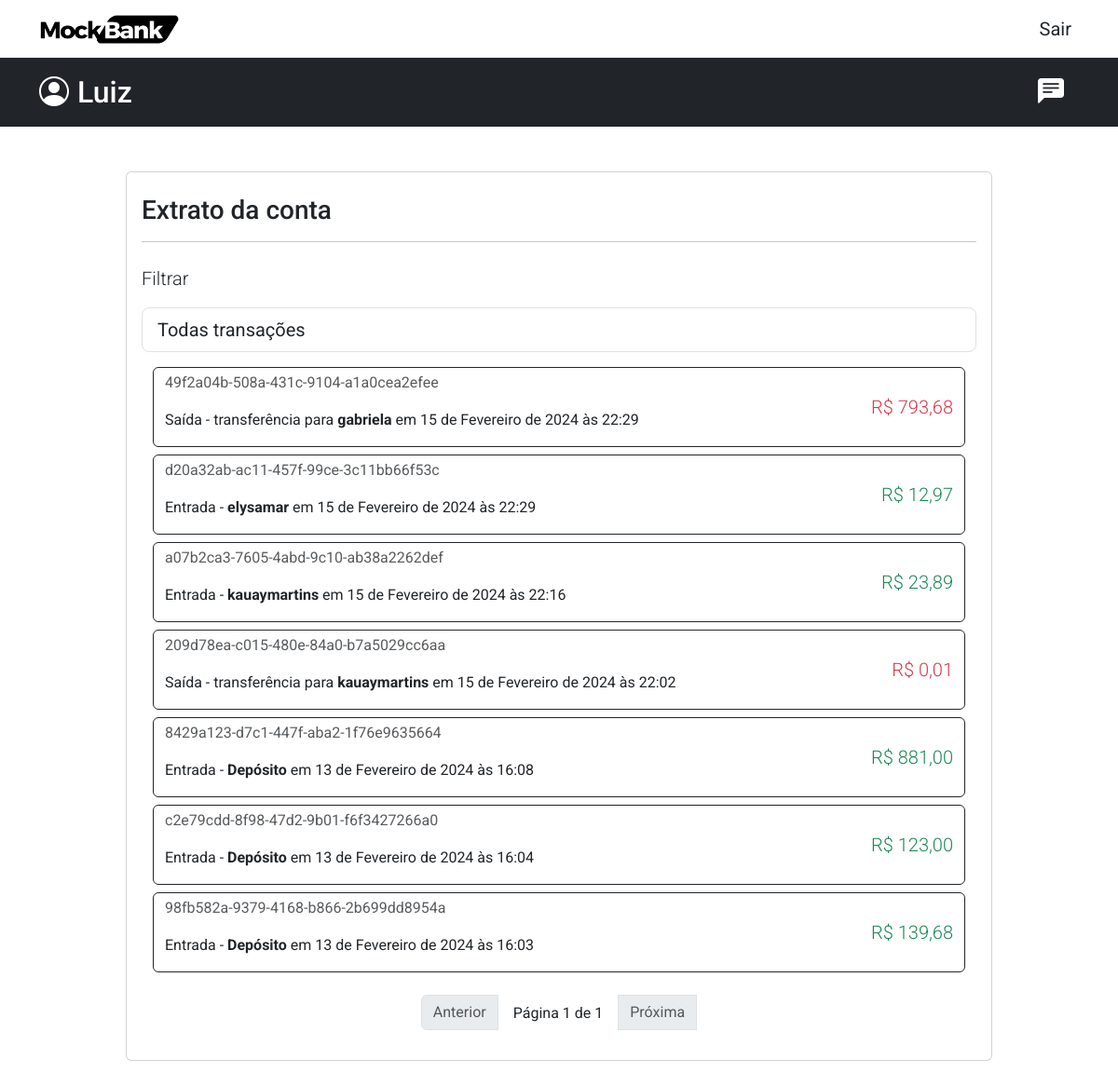
The app's page /service/extract/ (signed in), older data.
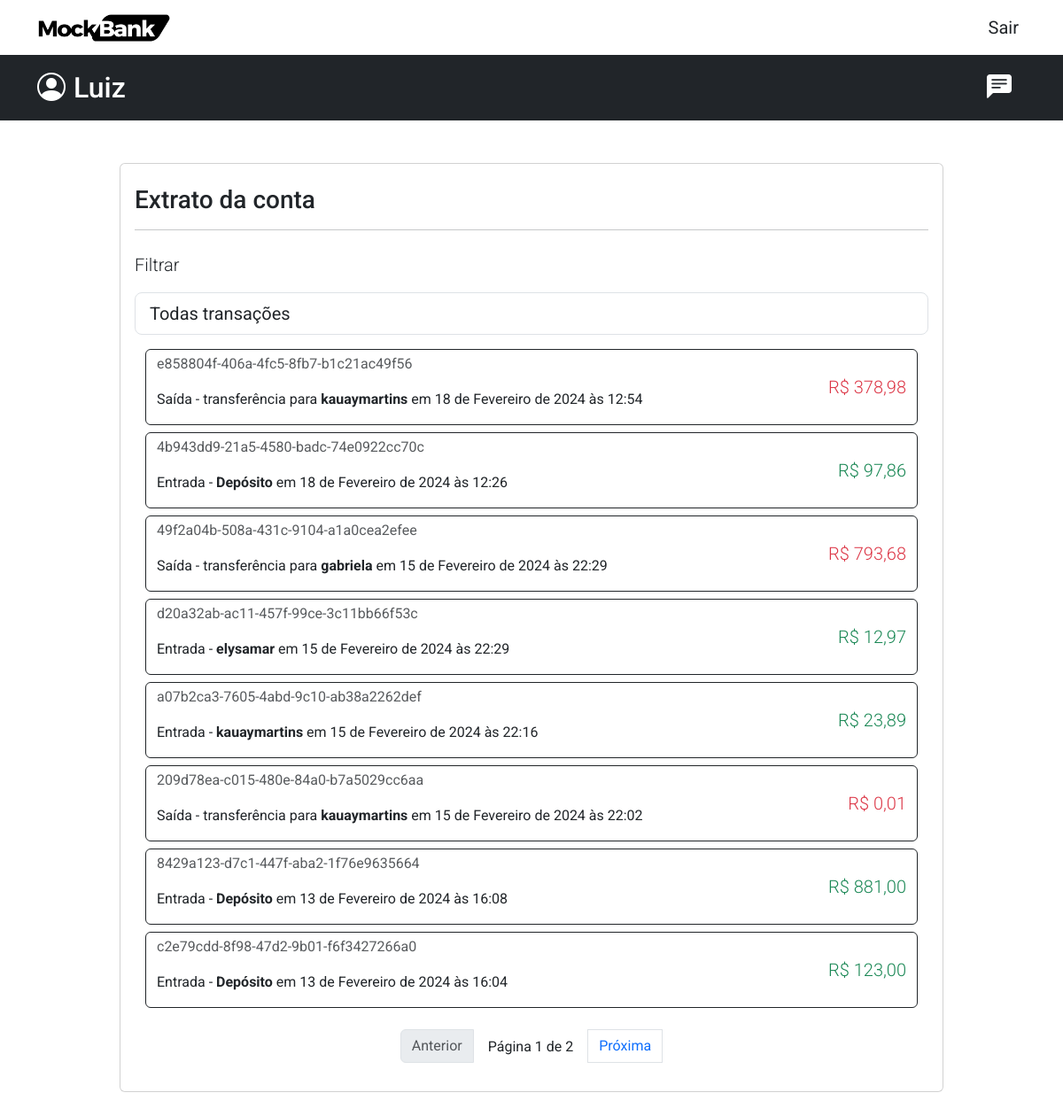
The same page, newer data.
### service/models.py (models this page shows, shortened)
class TransferModel(models.Model):
    transfer_id = models.UUIDField(primary_key=True, default=uuid.uuid4, editable=False)
    created_at = models.DateTimeField(auto_now_add=True, editable=False)
    value = models.DecimalField(max_digits=8, decimal_places=2)
    category = models.CharField(max_length=20, default='transfer', blank=True)
    sent_by = models.ForeignKey(BaseUser, on_delete=models.CASCADE, related_name='sent_transfers')
    received_by = models.ForeignKey(BaseUser, on_delete=models.CASCADE, related_name='received_transfers', null=True, blank=True)
    class Meta:
        ordering = ['-created_at']

### user/models.py (models this page shows)
class User(models.Model):
    user_id = models.UUIDField(primary_key=True, default=uuid.uuid4, editable=False)
    user_phone = models.CharField(max_length=30, blank=True)
    account_balance = models.DecimalField(max_digits=8, decimal_places=2, default=float(0))
    account_limit = models.DecimalField(max_digits=8, decimal_places=2, default=float(0))
    owner = models.OneToOneField(DjangoUser, on_delete=models.CASCADE)
    finance_data = models.OneToOneField(FinanceDataUser, on_delete=models.CASCADE, null=True)

### service/views.py (the view)
# urls.py: path('extract/', views.ExtractAccountView.as_view(), name='extract'),
@method_decorator(login_required(login_url='user:login'), name='dispatch')
class ExtractAccountView(View):
    template_name = 'extract_page.html'
    form_class = forms.ExtractForm
    def get(self, request, *args, **kwargs):
        form = self.form_class(request.GET)
        filter_type = form['filter_type'].value() if form.is_valid() else 'all'
        user = User.objects.get(owner=request.user)
        queryset = ExtractService.extract_account(filter_type=filter_type, user_id=user.user_id)
        paginator = Paginator(queryset, 8)
        page_number = request.GET.get("page")
        page_obj = paginator.get_page(page_number)
        context = {
            'form': form,
            'page_obj': page_obj,
        }
        return render(request, self.template_name, context)

### service/forms/extract_form.py
class ExtractForm(forms.Form):
    FILTER_CHOICES = [
        ('all', 'Todas transações'),
        ('received', 'Entrada'),
        ('sent', 'Saída')
    ]
    filter_type = forms.ChoiceField(choices=FILTER_CHOICES, widget=forms.Select(attrs={'class': 'form-control form-control-lg mt-0 h-100'}))

### service/services.py (called while the page is built)
    @staticmethod
    def extract_account(filter_type, user_id):
        if filter_type == "sent":
            return TransferModel.objects.filter(sent_by=user_id, category='transfer')
        elif filter_type == "received":
            return TransferModel.objects.filter(Q(received_by=user_id) | (Q(category='deposit') & Q(sent_by=user_id)))
        else:
            return TransferModel.objects.filter(Q(sent_by=user_id) | Q(received_by=user_id))

### service/templates/extract_page.html (shortened to what this page needs)
{% extends "global/base.html" %}
{% load humanize %}
{% block content %}
<main>
    <div class="container mt-5 mb-5">
        <div class="col-12 col-lg-10 mx-auto">
            <div class="card">
                <div class="card-body">
                    <h3 class="mt-2">Extrato da conta</h3>
                    <hr class="mb-4">
                    <form method="get" action="" id="extract-form">
                        <p class="lead">Filtrar</p>
                        {{ form.filter_type }}
                    </form>
                    <div class="col-12">
                        <div class="row mx-auto mt-3">
                            {% if page_obj %}
                            {% for item in page_obj %}
                                <a href="#" class="mb-2" style="text-decoration: none;">
                                    <div class="container border rounded border-dark text-dark">
                                        <div class="row">
                                            <div class="col-8 col-sm-9 mt-1 ">
                                                <p class="opacity-75">{{ item.transfer_id }}</p>
                                                {% if item.category == 'deposit' %}
                                                <p>Entrada - <strong>Depósito</strong> em {{ item.created_at }}</p>
                                                {% elif item.sent_by.owner == user %}
                                                <p>Saída - transferência para <strong>{{ item.received_by.owner }}</strong> em {{ item.created_at }}</p>
                                                {% else %}
                                                <p>Entrada - <strong>{{ item.sent_by.owner }}</strong> em {{ item.created_at }}</p>
                                                {% endif %}
                                            </div>
                                            <div class="col-4 col-sm-3 text-end my-auto">
                                                {% if item.category == 'deposit' or item.received_by.owner == user %}
                                                <p class="text-success my-auto lead"> R$ {{item.value}} </p>
                                                {% else %}
                                                <p class="text-danger my-auto lead"> R$ {{item.value}} </p>
                                                {% endif %}
                                            </div>
                                        </div>
                                    </div>
                                </a>
                            {% endfor %}
                            {% else %}
                            <p class="lead">
                                Você não possui histórico de transações.
                            </p>
                            {% endif %}
                        </div>
                    </div>
                    <div class="col-12 text-center mt-3">
                        <nav>
                            <ul class="pagination justify-content-center">
                                {% if page_obj.has_previous %}
                                <li class="page-item ">
                                    <a class="page-link" href="?page=1{% if form.filter_type.value %}&filter_type={{ form.filter_type.value }}{% endif %}">Anterior</a>
                                </li>
                                {% else %}
                                <li class="page-item disabled">
                                    <a href="#" class="page-link">Anterior</a>
                                </li>
                                {% endif %}
                                 <span class="mt-2 mx-3">
                                    Página {{ page_obj.number }} de {{ page_obj.paginator.num_pages }}
                                 </span>
                                {% if page_obj.has_next %}
                                <a class="page-link" href="?page={{ page_obj.next_page_number }}{% if form.filter_type.value %}&filter_type={{ form.filter_type.value }}{% endif %}">Próxima</a>
                                {% else %}
                                <a class="page-link disabled" href="#">Próxima</a>
                                {% endif %}
                            </ul>
                          </nav>
                    </div>
                </div>
            </div>
        </div>
    </div>
</main>
{% endblock content %}

### base_templates/global/base.html (shortened to what this page needs)
<!DOCTYPE html>
<html lang="pt-br">
{% include "partials/_head.html" %}
<body class="d-flex flex-column min-vh-100">
    {% include "partials/_navbar.html" %}
    {% include "partials/_user_navbar.html" %}
    {% block content %}
    {% endblock content %}
</body>
</html>

### base_templates/partials/_head.html (shortened to what this page needs)
{% load static %}
<head>
    <link href="https://cdn.jsdelivr.net/npm/bootstrap@5.3.2/dist/css/bootstrap.min.css" rel="stylesheet"
>
    <link rel="stylesheet" href="https://cdn.jsdelivr.net/npm/bootstrap-icons@1.11.3/font/bootstrap-icons.min.css">
    <link rel="stylesheet" href={% static "css/style.css" %}>
</head>

### base_templates/partials/_navbar.html (shortened to what this page needs)
{% load static %}
<nav class="navbar navbar-expand-sm">
    <div class="container">
        <a href={% if user.is_authenticated %}{% url "user:home" %}{% else %}{% url "home:home" %}{% endif %}
            class="navbar-brand d-flex align-items-center">
            <img src={% static "img/mockbank_logo_minimal.png" %} alt="MockBank Logo" width="150px">
        </a>
        <div class="collapse navbar-collapse justify-content-end" id="menuNavbar">
            <div class="navbar-nav float-end">
                {% if user.is_authenticated %}
                <a href={% url "user:logout" %} class="nav-link text-dark fs-5">Sair</a>
                {% endif %}
            </div>
        </div>
    </div>
</nav>

### base_templates/partials/_user_navbar.html
{% if user.is_authenticated %}
<div class="container-fluid bg-dark">
    <div class="container">
        <div class="navbar text-white align-items-center justify-content-between ">
            <div class="col-6 d-flex">
                <a href={% url "user:profile" %} class="navbar-brand">
                    <i class="bi bi-person-circle text-white fs-2"></i>
                    <h2 class="mt-2 text-white d-inline ms-1">{{ user.first_name }}</h2>
                </a>
            </div>
            <div class="col-6 d-flex justify-content-end align-items-center">
                <a href= {% url "user:list_messages" %} class="navbar-brand ms-2">
                    <i class="bi bi-chat-left-text-fill text-white fs-3"></i>
                </a>
            </div>
        </div>
    </div>
</div>
{% endif %}

### base_templates/partials/_scripts.html (shortened to what this page needs)
{% load static %}

### static/css/style.css (style rules this page uses)
body { font-family: 'Roboto', sans-serif !important; }

Row changes from the older to the newer data that the page shows:
no longer on this page (row unchanged): TransferModel: transfer_id "98fb582a-9379-4168-b866-2b699dd8954a", created_at "13 de Fevereiro de 2024 às 16:03", value "139,68"
added TransferModel: transfer_id "e858804f-406a-4fc5-8fb7-b1c21ac49f56", received_by.owner "kauaymartins", created_at "18 de Fevereiro de 2024 às 12:54", value "378,98"
added TransferModel: transfer_id "4b943dd9-21a5-4580-badc-74e0922cc70c", created_at "18 de Fevereiro de 2024 às 12:26", value "97,86"
Text that changed along with them:
{{ page_obj.paginator.num_pages }}: "1" → "2"
